Frame 1 (no input): blank canvas, image omitted
Frame 60 (the mouse pressed at the canvas centre just before this capture): blank canvas, image omitted
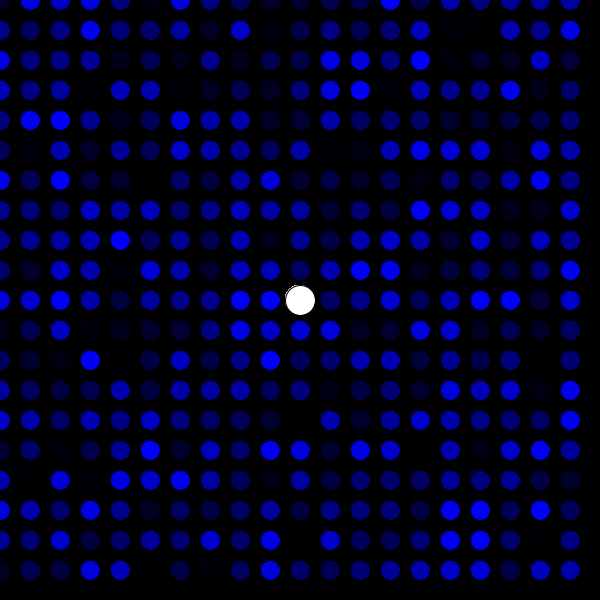
Frame 120 (the mouse held since frame 60 and released just before this capture)

The Processing sketch whose frames 1 and 60 were blank and that drew this single picture after the mouse press (run headless with seeded random() and noise(); from frame 60 on, the mouse is pressed at the canvas centre):

// Processing sketch: processing_176542
// ── processing_176542.pde

int valor;

void setup(){
  
  size(600,600);
    background(0);
     valor = 30;
     
}
 void draw(){
    
     for(int y = 0; y < height; y+=valor){
     for(int x = 0; x < width; x+=valor){
       if (mousePressed){
       fill (random(0),random(0), random(255));
       ellipse(x, y, valor-10, valor-10);
       
        int ratonX = mouseX - (mouseX % valor);
        int ratonY = mouseY - (mouseY % valor);
        fill(mouseX, mouseY, mouseX, mouseY);
        ellipse(ratonX, ratonY, 30, 30);
       
     } else {
        background(0);
        int specialX = mouseX - (mouseX % valor);
        int specialY = mouseY - (mouseY % valor);
        fill (mouseX, mouseY, mouseX, mouseY);
        ellipse(specialX, specialY, valor-15, valor-15);
        ellipse(specialX, specialY, valor+5, valor+5);
     }
           
   }
     
   }
 }
 
